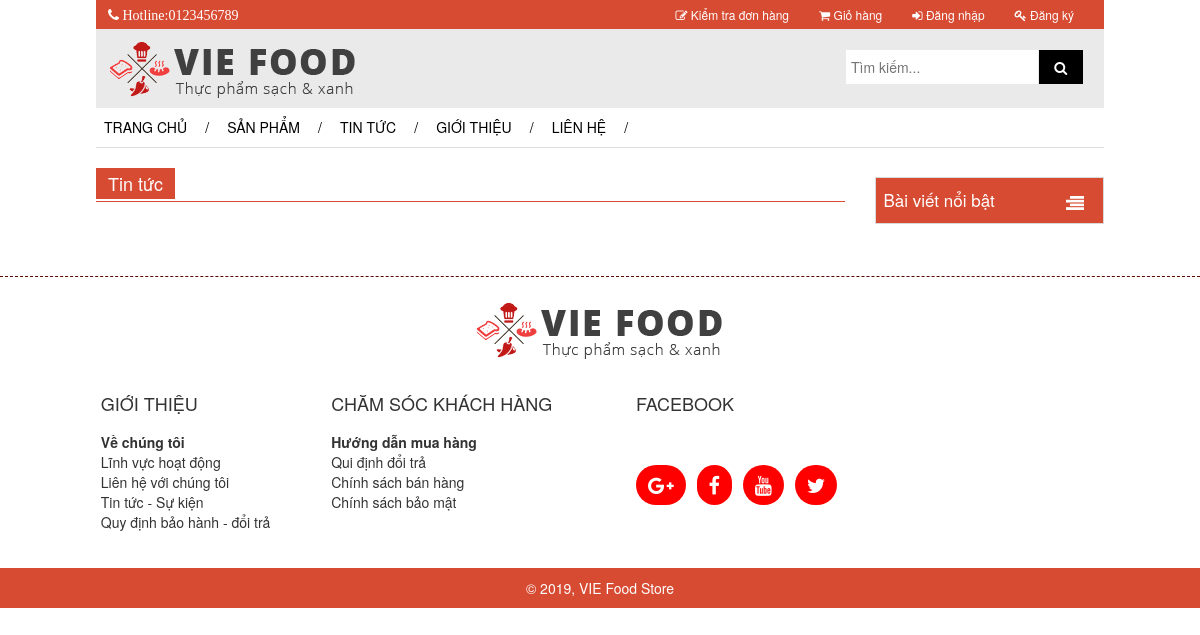
The app's page /tintuc.php, older data.
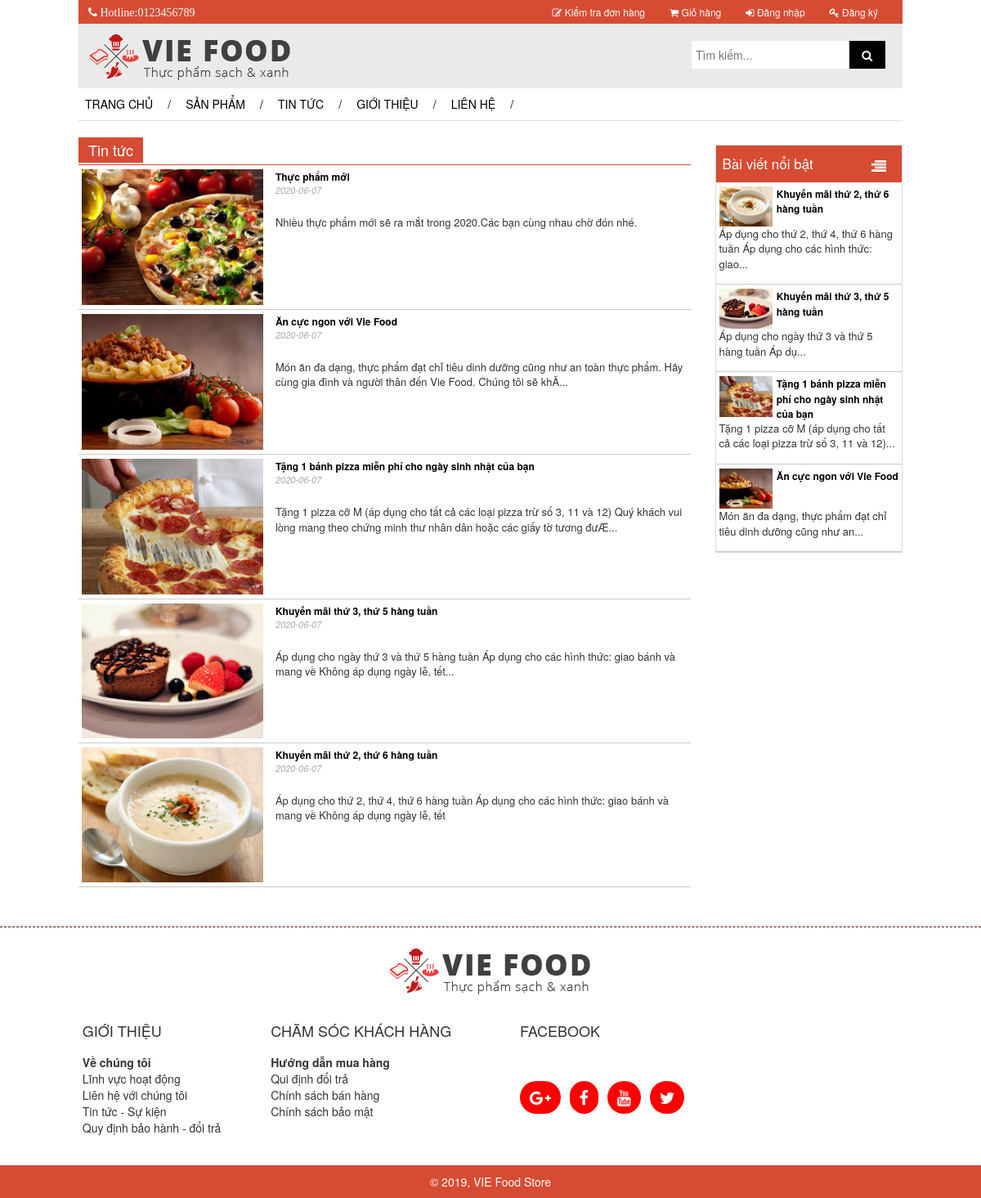
The same page, newer data.
### tables this page shows
CREATE TABLE `tintuc` (
  `matt` int(255) NOT NULL,
  `tieude` varchar(255) NOT NULL,
  `noidung` text NOT NULL,
  `thoigiandang` date NOT NULL,
  `hinhanh` varchar(255) NOT NULL,
  `manv` int(11) NOT NULL,
  `tinhtrang` int(11) NOT NULL
);

### tintuc.php (the view, shortened to what this page needs)
<?php
	if(isset($_SESSION['user']['uid']))
	{
		include("includes/header_user.php");
	}
	else
	{
		include("includes/header.php");
	}
	include("includes/connect_db.php");
?>
	<div id="contain" style="margin-top: 2%;">
		<div class="row">
			<div class="col-md-9">
				<div style="background-color:#d74b33;float: left;color: white;">
					<h1 style="font-size: 18px; font-weight: normal; padding: 0 12px; text-align: left; margin: 0!important;line-height: 31px">
					    Tin tức
				    </h1>
				</div>
				<div style="border-bottom:solid 1px #d74b33;clear: both;padding-top: 0.2%;"></div>
				<?php
			    	function truncateString2($str, $maxChars = 223, $holder = "...")
					{
					    if (strlen($str) > $maxChars) {
					        return trim(substr($str, 0, $maxChars)) . $holder;
					    } else {
					        return $str;
					    }
					}
				?>
			    <?php
					$query="SELECT * FROM `tintuc` where tinhtrang=1 order by matt desc";
					$result=mysqli_query($dbc,$query);check_errors($result,$query);
					while(list($matt,$tieude,$noidung,$thoigiandang,$hinhanh)=mysqli_fetch_array($result,MYSQLI_NUM))
				    {?>
					    <div class="ctn_ports_1" style="float: left;">
					     	<div tyle="width: 100%;">
					    		<div class="ctn_ports_1_img">
							    	<a href="chitiettintuc.php?matt=<?php echo $matt ?>">
							    		<img src=<?php echo $hinhanh ?>>
							    	</a>
					    		</div>
					    	</div>
					    	<div style="width: 100%;">
					    		<div class="ctn_ports_1_ctn">
							    	<a href="chitiettintuc.php?matt=<?php echo $matt ?>">
							    		<?php echo $tieude ?>
							    	</a>
								</div>
					    	</div>
					    	<div style="font-style: italic;margin-bottom: 10px;color: #aaaaaa;font-size: 11px;margin-left: 32%;">
					    		<p>
						    		<?php echo $thoigiandang ?>
								</p>
					    	</div>
					    	<div style="font-size: 13px;margin-left: 32%;margin-top: 3%;">
					    		<p>
						    		<?php echo truncateString2($noidung) ?>
								</p>
					    	</div>
					    </div>
					<?PHP }
				?>
			</div>
			<div class="col-md-3">
				<?php  include("includes/product_posts.php");?>
			</div>
		</div>
	</div>
	<?php  include("includes/footer.php");?>

### includes/header.php (shortened to what this page needs)
<!DOCTYPE html>
<html>
<head>
	<link rel="stylesheet" type="text/css" href="bootstrap/css/bootstrap.css">
	<link rel="stylesheet" type="text/css" href="./CSS/mycss.css">
	<link rel="stylesheet" href="https://cdnjs.cloudflare.com/ajax/libs/font-awesome/4.7.0/css/font-awesome.min.css">
</head>
<body>
	<div id="da_w2">
		<div id="header">
			<div id="top">
				<div>
					<div class="right">
						<ul class="menu">
							<li>
								<a href="kiemtradonhang.php"><i class="fa fa-pencil-square-o"></i> Kiểm tra đơn hàng</a>
							</li>
							<li>
								<a href="giohang.php"><i class="fa fa-shopping-cart"></i> Giỏ hàng</a>
							</li>
							<li>
								<a href="dangnhap.php"><i class="fa fa-sign-in"></i>  Đăng nhập</a>
							</li>
							<li>
								<a href="dangky.php"><i class="fa fa-key"></i>  Đăng ký</a>
							</li>
						</ul>
					</div>
					<div class="left">
						<div  class="wrd_frst">
							<i class="fa fa-phone">
								Hotline:0123456789
							</i>
						</div>
					</div>
				</div>
			</div>
			<div id="mid">
				<div class="md_search">
					<input id="all" type="text" name="all" value="" placeholder="Tìm kiếm..." style="padding-left: 1%;">
					<button type="button" value="search" onclick="searchItem(1);">
						<i class="fa fa-search">
						</i>
					</button>
				</div>
				<div class="md_banner">
					<a href="index.php" title="VIE Food">
						<img src="IMAGES/logo.png">
					</a>
				</div>
			</div>
			<div id="lst_menu">
				<ul class="lst_menu_ul">
					<li class="addclass1" onclick="addclass();">
						<a href="index.php" title="TRANG CHỦ">
							<span>TRANG CHỦ</span>
						</a>
					</li>
					<li class="s">/</li>
					<li class="addclass1">
						<a href="sanpham.php" title="SẢN PHẨM">
							<span>SẢN PHẨM</span>
						</a>
					</li>
					<li class="s">/</li>
					<li>
						<a href="tintuc.php" title="TIN TỨC">TIN TỨC</a>
					</li>
					<li class="s">/</li>
					<li>
						<a href="gioithieu.php" title="GIỚI THIỆU">GIỚI THIỆU</a>
					</li>
					<li class="s">/</li>
					<li>
						<a href="lienhe.php" title="LIÊN HỆ">LIÊN HỆ</a>
					</li>
					<li class="s">/</li>
				</ul>
			</div>
		</div>
		<div style="clear: both;border-bottom: solid #dddddd 1px;"></div>
</body>
</html>

### includes/product_posts.php
<div class="ctn_ports">
	<div class="ctn_ports_ttl">
		<span>
			Bài viết nổi bật
		</span>
		<span style="float: right;margin-right: 5%;">
		    <img src="IMAGES/icon_vmega.png">
		</span>
	</div>
	<?php
    	function truncateString($str, $maxChars = 123, $holder = "...")
		{
		    if (strlen($str) > $maxChars) {
		        return trim(substr($str, 0, $maxChars)) . $holder;
		    } else {
		        return $str;
		    }
		}
	?>
    <?php
		$query="SELECT * FROM `tintuc` where tinhtrang=1 LIMIT 4";
		$result=mysqli_query($dbc,$query);check_errors($result,$query);
		while(list($matt,$tieude,$noidung,$thoigiandang,$hinhanh)=mysqli_fetch_array($result,MYSQLI_NUM))
	    {?>
		    <div class="ctn_ports_1">
		     	<div tyle="width: 100%;">
		    		<div class="ctn_ports_1_img">
				    	<a href="chitiettintuc.php?matt=<?php echo $matt ?>">
				    		<img src=<?php echo $hinhanh ?>>
				    	</a>
		    		</div>
		    	</div>
		    	<div style="width: 100%;">
		    		<div class="ctn_ports_1_ctn">
				    	<a href="chitiettintuc.php?matt=<?php echo $matt ?>">
				    		<?php echo $tieude ?>
				    	</a>
					</div>
		    	</div>
		    	<div class="ctn_ports_1_ps">
		    		<p>
			    		<?php echo truncateString($noidung) ?>
					</p>
		    	</div>
		    </div>
		<?PHP }
	?>
</div>

### includes/footer.php (shortened to what this page needs)
<div id="footer">
		<div class="ftr_img">
				<img src="IMAGES/logo.png">
		</div>
		<div class="ftr_container">
			<div class="ftr_container_ptr_1 ftr_ctn_flt">
				<div>
					<h4>
						GIỚI THIỆU
					</h4>
					<ul>
						<li>
							<b>Về chúng tôi</b>
						</li>
						<li>
							Lĩnh vực hoạt động
						</li>
						<li>
							Liên hệ với chúng tôi
						</li>
						<li>
							Tin tức - Sự kiện
						</li>
						<li>
							Quy định bảo hành - đổi trả
						</li>
					</ul>
				</div>
			</div>
			<div class="ftr_container_ptr_2 ftr_ctn_flt">
				<div>
					<h4>
						CHĂM SÓC KHÁCH HÀNG
					</h4>
					<ul>
						<li>
							<b>Hướng dẫn mua hàng</b>
						</li>
						<li>
							Qui định đổi trả
						</li>
						<li>
							Chính sách bán hàng
						</li>
						<li>
							Chính sách bảo mật
						</li>
					</ul>
				</div>
			</div>
			<div class="ftr_container_ptr_3 ftr_ctn_flt">
				<div class="ttl">
					<h4>
						FACEBOOK
					</h4>
					<div class="icn">
						<ul>
							<li>
								<i class="fa fa-google-plus">
								</i>
							</li>
							<li>
								<i class="fa fa-facebook">
								</i>
							</li>
							<li>
								<i class="fa fa-youtube">
								</i>
							</li>
							<li>
								<i class="fa fa-twitter ">
								</i>
							</li>
						</ul>
					</div>
				</div>
			</div>
		</div>
		<div class="ftr_bnr">
			© 2019, VIE Food Store
		</div>
	</div>
</body>
</html>

### CSS/mycss.css (style rules this page uses)
body { margin: 0; padding: 0; }
#da_w2 { width: 84%; margin-left: auto; margin-right: auto; }
#header { width: 100%; }
#top { width: 100%; background-color: #d74b33; color: white; font-size: 12px; float: right; clear: both; }
.right { float: right; margin-right: 15px; }
.wrd_frst { font-size: 14px; line-height: 29px; margin-left: 12px; }
ul { margin: 0; padding: 0; list-style: none; }
.menu li { float: left; display: block; cursor: pointer; padding-bottom: 0; }
.menu li a { width: 100%; color: white; text-decoration: none; padding: 7px 15px 8px 15px; line-height: 29px; }
#mid { width: 100%; background-color: #ebeaea; }
.md_banner { width: 50%; }
.md_banner img { max-width: 100%; padding: 12px 0 10px 12px; }
.md_search { width: 50%; float: right; margin-top: 2%; text-align: right; height: 36px; padding-right: 2%; }
.md_search input { width: 40%; border: solid 1px #ebeaea; height: 100%; outline: none; margin-right: -1%; }
.md_search button { background-color: black; color: white; border: solid 1px #ebeaea; outline: none; height: 100%; width: 46px; }
#lst_menu { width: 100%; color: black; float: left; }
#lst_menu ul li { float: left; line-height: 35px; display: block; margin: 0 1% 0 0; padding: 2px 0; }
#lst_menu ul li a { text-decoration: none; color: black; padding:15px 8px; }
.ctn_ports { width: 100%; border: 1px solid #d9d9d9; margin-top: 4%; margin-bottom: 2%; }
.ctn_ports_ttl { width: 100%; background-color: #d74b33; color: white; padding:10px 8px; font-size: 17px; }
.ctn_ports_1 { width: 100%; padding:5px 4px; border-bottom: 1px solid #cacaca; }
.ctn_ports_1_img { width: 30%; float: left; }
.ctn_ports_1_img img { max-width: 100%; }
.ctn_ports_1 .ctn_ports_1_ctn { text-align: left; padding-left: 32%; font-size: 12px; }
.ctn_ports_1 .ctn_ports_1_ctn a { text-decoration: none; color: black; font-weight: bold; white-space: normal }
.ctn_ports_1_ps { font-size: 13px; clear: both; }
#footer { width: 100%; margin-top: 4%; border-top: 1px dashed #5b0700; text-align: center; }
.ftr_img { width: 100%; }
#footer img { margin: 25px auto; }
.ftr_container { width:100%; }
.ftr_ctn_flt { float: left; }
.ftr_container_ptr_1 { width: 24%; }
.ftr_container_ptr_2 { width: 24%; }
.ftr_container_ptr_3 { width: 50%; }
.ftr_container h4 { padding-bottom: 8px; }
.ftr_container_ptr_1 div { width: 100%; text-align: left; padding-left: 35%; }
.ftr_container_ptr_2 div { width: 100%; text-align: left; padding-left: 15%; }
.ftr_container_ptr_3 .ttl { width: 100%; text-align: left; padding-left: 10%; }
.icn { width: 100%; clear: both; margin-top: 8%; }
.icn ul { margin-left: 0; }
.ftr_container_ptr_3 ul li { background-color: red; color: white; display:block; float: left; height: 40px; font-size: 20px; line-height: 40px; padding: 0 12px; border-radius: 20px; cursor: pointer; margin-right: 2%; }
.ftr_bnr { width: 100%; background-color: #d74b33; text-align: center; height: 40px; line-height: 40px; margin-top: 3%; color: white; }
a { white-space: nowrap; }

Row changes from the older to the newer data that the page shows:
added tintuc: hinhanh (picture), tieude "Thực phẩm mới", thoigiandang "2020-06-07", noidung "Nhiều thực phẩm mới sẽ ra mắt trong 2020.Các bạn cùng nhau chờ đón nhé.", shown under "Tin tức"
added tintuc: hinhanh (picture), tieude "Ăn cực ngon với Vie Food", thoigiandang "2020-06-07", noidung "Món ăn đa dạng, thực phẩm đạt chỉ tiêu dinh dưỡng cũng như an toàn thực phẩm. Hãy cùng gia đình và người thân đến Vie Food. Chúng tôi sẽ khÃ...", noidung "Món ăn đa dạng, thực phẩm đạt chỉ tiêu dinh dưỡng cũng như an..."
added tintuc: hinhanh (picture), tieude "Tặng 1 bánh pizza miễn phí cho ngày sinh nhật của bạn", thoigiandang "2020-06-07", noidung "Tặng 1 pizza cỡ M (áp dụng cho tất cả các loại pizza trừ số 3, 11 và 12) Quý khách vui lòng mang theo chứng minh thư nhân dân hoặc các giấy tờ tương đưÆ...", noidung "Tặng 1 pizza cỡ M (áp dụng cho tất cả các loại pizza trừ số 3, 11 và 12)..."
added tintuc: hinhanh (picture), tieude "Khuyến mãi thứ 3, thứ 5 hàng tuần", thoigiandang "2020-06-07", noidung "Áp dụng cho ngày thứ 3 và thứ 5 hàng tuần Áp dụng cho các hình thức: giao bánh và mang về Không áp dụng ngày lễ, tết...", noidung "Áp dụng cho ngày thứ 3 và thứ 5 hàng tuần Áp dụ..."
added tintuc: hinhanh (picture), tieude "Khuyến mãi thứ 2, thứ 6 hàng tuần", thoigiandang "2020-06-07", noidung "Áp dụng cho thứ 2, thứ 4, thứ 6 hàng tuần Áp dụng cho các hình thức: giao bánh và mang về Không áp dụng ngày lễ, tết", noidung "Áp dụng cho thứ 2, thứ 4, thứ 6 hàng tuần Áp dụng cho các hình thức: giao..."
